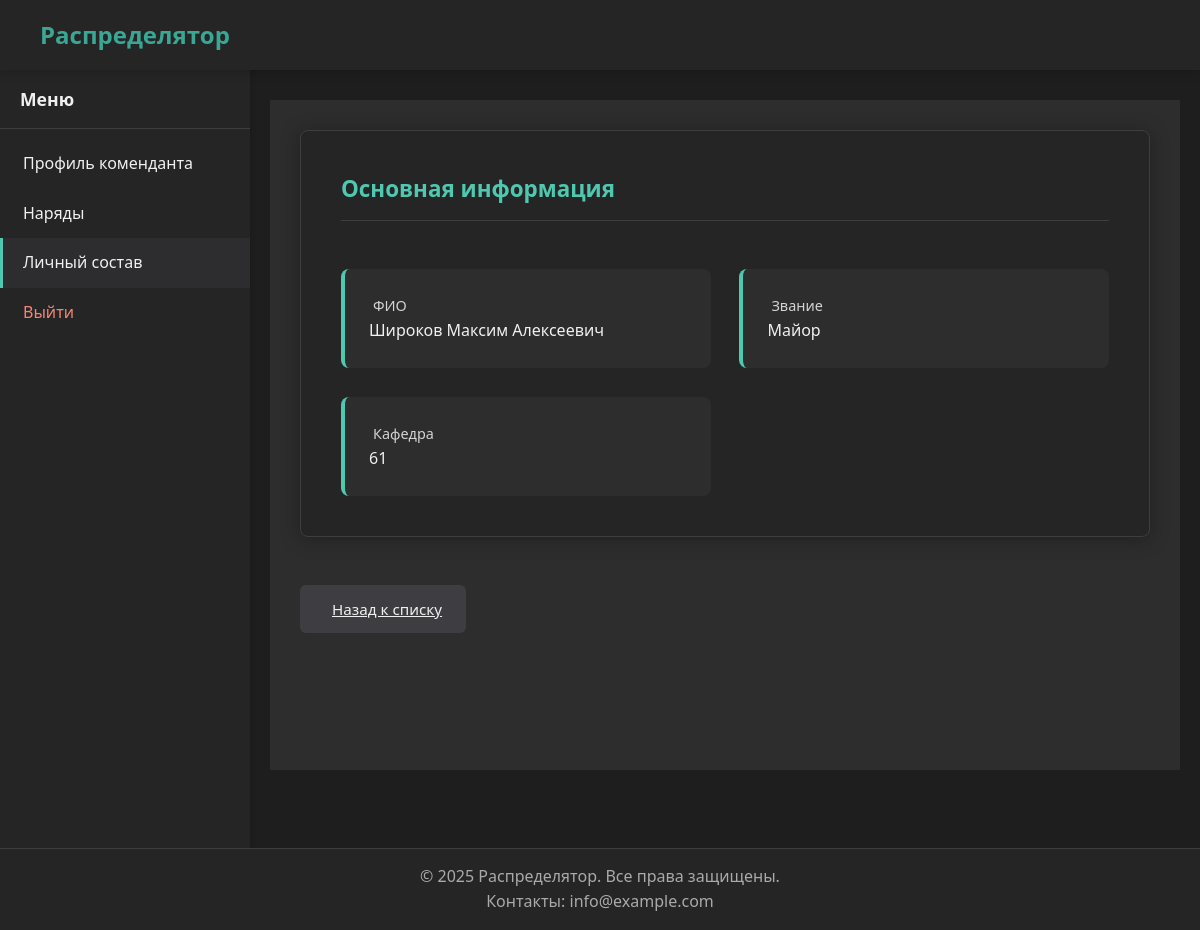
Page /commandant/staff/1/ (signed in) on the committed database.
### people/models.py (models this page shows, shortened)
class People(models.Model):
    full_name = models.CharField('ФИО', max_length=100)
    faculty = models.ForeignKey(
        Faculty,
        verbose_name='Факультет',
        on_delete=models.SET_NULL,
        null=True,
        blank=True
    )
    department = models.ForeignKey(
        Department,
        verbose_name='Кафедра',
        on_delete=models.SET_NULL,
        null=True,
        blank=True
    )
    rank = models.ForeignKey(
        Rank,
        verbose_name='Звание',
        on_delete=models.PROTECT
    )
    last_duty_date = models.DateField(
        'Дата последнего наряда',
        null=True,
        blank=True
    )
    workload = models.FloatField(
        'Нагрузка',
        default=0.0
    )
    class Meta:
        verbose_name = 'Человек'
        verbose_name_plural = 'Люди'
        ordering = ['full_name']

### rank/models.py (models this page shows)
class Rank(models.Model):
    rank = models.CharField('Звание', max_length=30, unique=True)
    class Meta:
        verbose_name = 'Звание'
        verbose_name_plural = 'Звания'
    def __str__(self):
        return self.rank

### unit/models.py (models this page shows, shortened)
class Department(models.Model):
    name = models.CharField(max_length=20, verbose_name="Название кафедры", unique=True)
    faculty = models.ForeignKey(
        'Faculty',
        on_delete=models.SET_NULL,
        null=True,
        blank=True,
        verbose_name="Факультет",
        related_name="departments"
    )
    class Meta:
        verbose_name = 'Кафедра'
        verbose_name_plural = 'Кафедры'

### commandant/views.py (the view)
# urls.py: path('staff/<int:pk>/', views.CommandantStaffDetailView.as_view(), name='staff_detail'),
class CommandantStaffDetailView(IsCommandantMixin, TemplateView):
    template_name = 'profiles/commandant/staff/detail.html'
    def get_context_data(self, **kwargs):
        context = super().get_context_data(**kwargs)
        person_id = self.kwargs['pk']
        try:
            person = People.objects.select_related('department', 'rank').get(pk=person_id)
        except People.DoesNotExist:
            person = None
        context['person'] = person
        return context

### core/mixins.py (called while the page is built)
    def dispatch(self, request, *args, **kwargs):
        if not request.user.is_authenticated:
            messages.warning(request, _("Для доступа необходимо авторизоваться"))
            return redirect(self.login_url)
        if not request.user.groups.filter(name='Комендант').exists():
            messages.warning(request, self.permission_denied_message)
            return redirect('home')
        return super().dispatch(request, *args, **kwargs)

### core/utils.py (called while the page is built)
def get_user_type(user):
    if user.is_superuser:
        return 'admin'
    groups = list(user.groups.values_list('name', flat=True))
    if 'Комендант' in groups:
        return 'commandant'
    elif 'Факультет' in groups:
        return 'faculty'
    elif 'Кафедра' in groups:
        return 'department'
    return None

### templates/profiles/commandant/staff/detail.html (shortened to what this page needs)
{% extends "base_account.html" %}
{% load static %}
{% block extra_head %}
<link rel="stylesheet" href="{% static 'css/profile.css' %}">
<link rel="stylesheet" href="{% static 'css/forms.css' %}">
{% endblock %}
{% block account_content %}
    <div class="profile-card">
        <div class="profile-section">
            <div class="profile-title">
                        <h3>Основная информация</h3>
                    </div>
                </div>
                <div class="info-grid">
                    <div class="info-item">
                        <label>ФИО</label>
                        <p class="form-static">{{ person.full_name }}</p>
                    </div>
                    <div class="info-item">
                        <label>Звание</label>
                        <p class="form-static">{{ person.rank|default:"–" }}</p>
                    </div>
                    <div class="info-item">
                        <label>Кафедра</label>
                        <p class="form-static">{{ person.department.name|default:"–" }}</p>
                    </div>
                </div>
            </div>
            <a href="{% url 'commandant:staff' %}" class="btn btn-secondary">
                 Назад к списку
            </a>
        </div>
    </div>
{% endblock %}

### static/css/base.css (style rules this page uses)
* { margin: 0; padding: 0; box-sizing: border-box; }
body { font-family: 'Segoe UI', Tahoma, Geneva, Verdana, sans-serif; background-color: #1e1e1e; color: #f0f0f0; line-height: 1.6; padding-top: 70px; padding-bottom: 0; margin-bottom: 60px; min-height: 100vh; position: relative; }

### static/css/profile.css (style rules this page uses)
.profile-card { background-color: #252526; border-radius: 8px; padding: 2.5rem; box-shadow: 0 2px 20px rgba(0, 0, 0, 0.3); margin-bottom: 3rem; border: 1px solid #3e3e42; }
.profile-section { margin-bottom: 3rem; }
.profile-section h3 { color: #4ec9b0; margin-bottom: 1.8rem; font-size: 1.4rem; display: flex; align-items: center; gap: 0.8rem; padding-bottom: 0.8rem; border-bottom: 1px solid #3e3e42; }
.info-grid { display: grid; grid-template-columns: repeat(auto-fill, minmax(280px, 1fr)); gap: 1.8rem; }
.info-item { background-color: #2d2d2d; padding: 1.5rem; border-radius: 8px; border-left: 4px solid #4ec9b0; transition: transform 0.2s, box-shadow 0.2s; }

### static/css/forms.css (style rules this page uses)
label { color: #d4d4d4; font-size: 0.9rem; font-weight: 500; margin-left: 0.25rem; }
.btn { display: inline-flex; align-items: center; justify-content: center; padding: 0.75rem 1.5rem; border-radius: 6px; font-weight: 500; transition: all 0.2s; border: none; cursor: pointer; font-size: 0.95rem; min-width: 120px; text-align: center; gap: 8px; }
.btn-secondary { background-color: #3e3e42; color: #f0f0f0; }

### rows in the picture
People: full_name "Широков Максим Алексеевич", rank "Майор", department.name "61"

### other values in the picture
{{ item.name }} "Профиль коменданта" "Наряды" "Личный состав"
